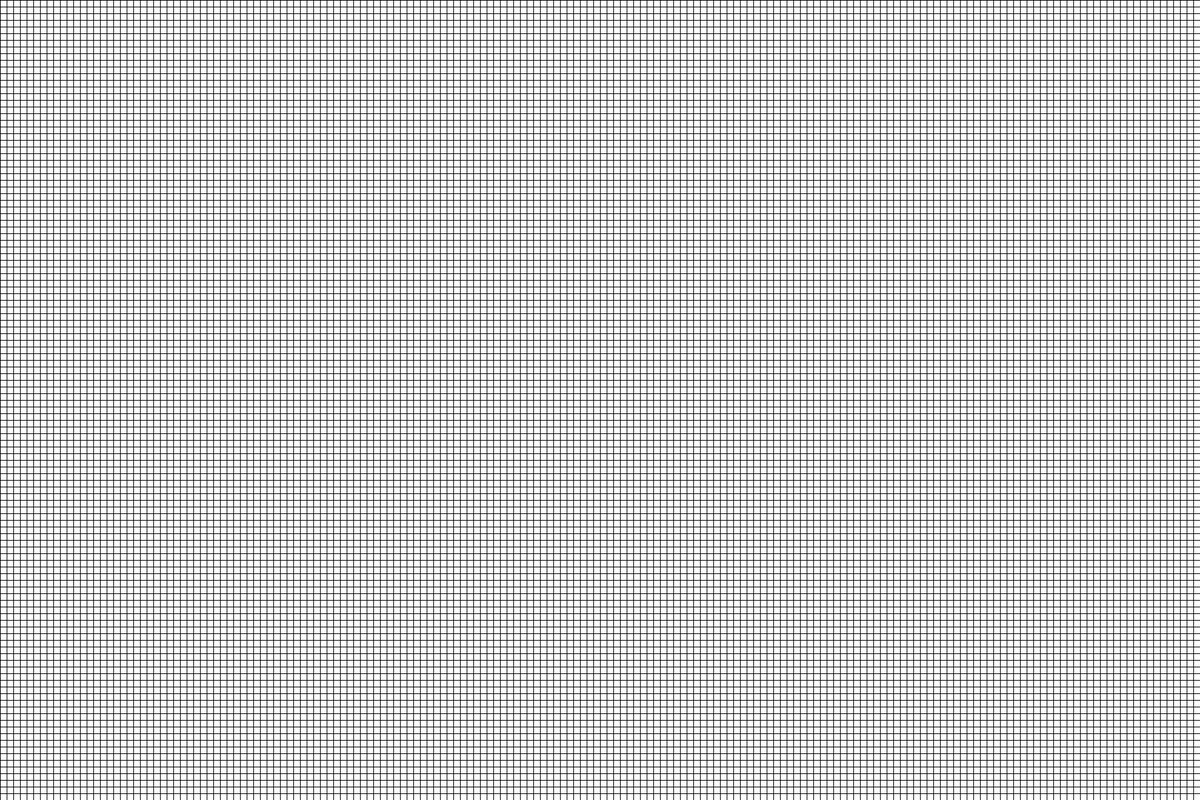
Frame 1 (no input)
Frame 60 (the mouse pressed at the canvas centre just before this capture): identical to frame 1, image omitted
Frame 120 (the mouse held since frame 60 and released just before this capture): identical to frame 1, image omitted

The Processing sketch that drew this single still picture (run headless with seeded random() and noise(); from frame 60 on, the mouse is pressed at the canvas centre):

// Processing sketch: BlueAndRedAnts
// ── BlueAndRedAnts.pde
final int X = 180;
final int Y= 120;
final int boxSize = 10;

final color redBoxColor = color(180, 0, 0);
final color blueBoxColor = color(0, 0, 180);
final color boxColor = color(50);

boolean paused = false;

int colorExpiration = 400; // how many turns box keeps color without being visited
//int spawnCount = 100;
//int expirationCount = 30;
int [][]turnsSinceVisited = new int[X][Y];

int time;
int updateTimeInterwal = 1;

int [][] boxes = new int [X][Y];
color [][] boxesColor = new color [X][Y];

int colorChangeTreshhold = 20;

class Ant {
  int x_pos;
  int y_pos;

  color antColor;

  //int otherColorEncountered = 0;

  //int spawnCounter = 1; // if and passes over spawnCOunt same color boxes
  //int expirationCounter = 1; // if and touches a nin friendly tile

  int x_direction = 0;
  int y_direction = -1;

  Ant(int _x, int _y, color _antColor) {
    x_pos = _x;
    y_pos = _y;
    antColor = _antColor;
    DoRandomTurn();
  }
  Ant(int _x, int _y, color _antColor, int x_dir, int y_dir) {
    x_pos = _x;
    y_pos = _y;
    x_direction = x_dir;
    y_direction = y_dir;
    TurnAround();
    antColor = _antColor;
  }

  void DoRandomTurn() {
    float r = random(0, 1);
    if (r < 0.5) {
      TurnClockwise();
    } else {
      TurnCounterClockwise();
    }
  }

  void AdvanceATurn()
  {
    // move in the current direction we are facing
    x_pos = x_pos+x_direction;
    y_pos = y_pos+y_direction;

    // check if we left the screen and wrap around
    if (y_pos > Y-1) {
      y_pos = 0;
    } else if (y_pos < 0) {
      y_pos = Y-1;
    }

    if (x_pos > X-1) {
      x_pos = 0;
    } else if (x_pos < 0) {
      x_pos = X-1;
    }

    // check which color box we landed on
    color currentBox = boxesColor[x_pos][y_pos];

    // this box has been visited this trun
    turnsSinceVisited[x_pos][y_pos] = 0;

    // if box is off, turn it our color and turn clockwise
    if (currentBox == boxColor) {
      boxesColor[x_pos][y_pos] = antColor;
      //expirationCounter = expirationCounter+2;
      //DoRandomTurn();
      TurnClockwise();
      //TurnAround();
    }
    // if box has our color, keep the color, decrement one otherColorEncoutered count, turn counter
    else if (currentBox == antColor) {
      //spawnCounter++;
      //expirationCounter--;
      //if (spawnCounter == spawnCount) {
      //  spawnCounter = 0;
      //}
      //otherColorEncountered--; 
      //TurnCounterClockwise();
    }
    // if we encouter the other color, keep moving in same direction, increment other color counter, flop current color to neutral
    else if (currentBox != antColor) {
      //otherColorEncountered++;
      //expirationCounter = expirationCounter+3;
      boxesColor[x_pos][y_pos] = boxColor;
      //DoRandomTurn();
      TurnCounterClockwise();
    }

    // if the other color encountered counter is past threshold, the and will flip to the other side
    //if (otherColorEncountered > colorChangeTreshhold) {
    //  otherColorEncountered = 0;
    //  if (antColor == redBoxColor) {
    //    antColor = blueBoxColor;
    //  } else {
    //    antColor = redBoxColor;
    //  }
    //}
  }

  void TurnClockwise()
  {
    if (x_direction == 0 && y_direction == -1) {
      x_direction = 1;
      y_direction = 0;
    } else if (x_direction == 1 && y_direction == 0) {
      x_direction = 0;
      y_direction = 1;
    } else if (x_direction == 0 && y_direction == 1) {
      x_direction = -1;
      y_direction = 0;
    } else if (x_direction == -1 && y_direction == 0) {
      x_direction = 0;
      y_direction = -1;
    }
  }

  void TurnCounterClockwise()
  {
    if (x_direction == 0 && y_direction == -1) {
      x_direction = -1;
      y_direction = 0;
    } else if (x_direction == 1 && y_direction == 0) {
      x_direction = 0;
      y_direction = -1;
    } else if (x_direction == 0 && y_direction == 1) {
      x_direction = 1;
      y_direction = 0;
    } else if (x_direction == -1 && y_direction == 0) {
      x_direction = 0;
      y_direction = 1;
    }
  }

  void TurnAround() {
    if (x_direction == 0 && y_direction == -1) {
      x_direction = 0;
      y_direction = 1;
    } else if (x_direction == 1 && y_direction == 0) {
      x_direction = -1;
      y_direction = 0;
    } else if (x_direction == 0 && y_direction == 1) {
      x_direction = 0;
      y_direction = -1;
    } else if (x_direction == -1 && y_direction == 0) {
      x_direction =1;
      y_direction = 0;
    }
  }
}

// list of ants

ArrayList<Ant> ants = new ArrayList<Ant>();

void settings() {
  //this should be here
  size(X * boxSize, Y * boxSize);
}

void setup() {
  for (int i = 0; i< boxes.length; i++) {
    for (int j = 0; j < boxes[i].length; j++) {
      boxes[i][j] = j;
      boxesColor[i][j] = boxColor;
    }
  }
  time = millis();
}

void draw() {
  for (int i = 0; i< boxes.length; i++) {
    for (int j = 0; j < boxes[i].length; j++) {
      int x = i * boxSize;
      int y = j * boxSize;

      turnsSinceVisited[i][j]++;

      // if ant is on this, fill with different clor
      for (Ant ant : ants) {
        if (i == ant.x_pos && j == ant.y_pos) {
          if (ant.antColor == blueBoxColor) {
            fill(0, 0, 250);
          } else {
            fill(550, 0, 0);
          }

          break;
        } else {
          if (turnsSinceVisited[i][j] > colorExpiration) {
            boxesColor[i][j] = boxColor;
          }
          fill(boxesColor[i][j]);
        }
      }
      stroke(0);
      rect (x, y, boxSize, boxSize);
    }
  }
  if (!paused) {
    // see if we want to move the ants along
    //if (millis()-updateTimeInterwal > time) {
      time = millis();
      ArrayList<Ant> newAnts = new ArrayList<Ant>();
      for (Ant ant : ants) {
        ant.AdvanceATurn();

        //if (ant.spawnCounter == 0) {
        //  //Ant newAnt = new Ant(ant.x_pos, ant.y_pos, ant.antColor, ant.y_direction, ant.x_direction);
        //  Ant newAnt = new Ant(ant.x_pos, ant.y_pos, ant.antColor);
        //  newAnts.add(newAnt);
        //}

        //// show ant positions
        //if(ant.antColor == blueBoxColor) {
        //  boxesColor[ant.x_pos][ant.y_pos] = color(0, 0, 150);
        //}
        //else {
        //  boxesColor[ant.x_pos][ant.y_pos] = color(150, 0, 0);
        //}
      }
      // add new ants
      for (Ant newAnt : newAnts) {
        ants.add(newAnt);
      }

      //// remove spent ants
      //for (int i = ants.size()-1; i >= 0; i--) { 
      //  Ant ant = ants.get(i);
      //  if (ant.expirationCounter == expirationCount) {
      //    ants.remove(i);
      //  }
      //}
    //}
  }
}

void mousePressed() {
  if (mouseButton == LEFT) {
    Ant newAnt = new Ant(mouseX / boxSize, mouseY / boxSize, blueBoxColor, -1,0);
    ants.add(newAnt);
    boxesColor[mouseX / boxSize][mouseY / boxSize] = blueBoxColor;
    newAnt = new Ant(mouseX / boxSize, mouseY / boxSize, redBoxColor,1,0);
    ants.add(newAnt);
    boxesColor[mouseX / boxSize][mouseY / boxSize] = redBoxColor;
  } else if (mouseButton == RIGHT) {
    //Ant newAnt = new Ant(mouseX / boxSize, mouseY / boxSize, redBoxColor);
    //ants.add(newAnt);
    //boxesColor[mouseX / boxSize][mouseY / boxSize] = redBoxColor;
    paused = !paused;
  }
}

void keyPressed() {
  if (key == BACKSPACE) {
    // restart

    ants.clear();

    for (int i = 0; i< boxes.length; i++) {
      for (int j = 0; j < boxes[i].length; j++) {
        boxes[i][j] = j;
        boxesColor[i][j] = boxColor;
      }
    }
    time = millis();
  }
}
